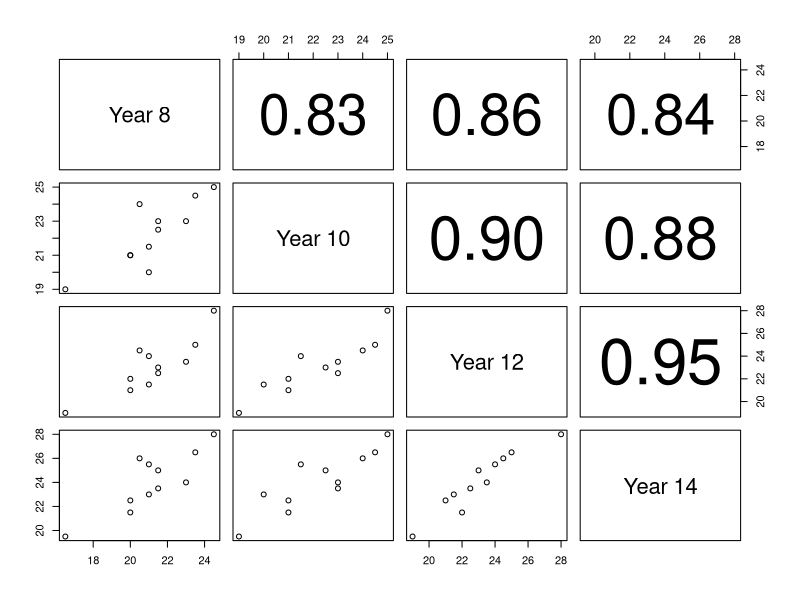
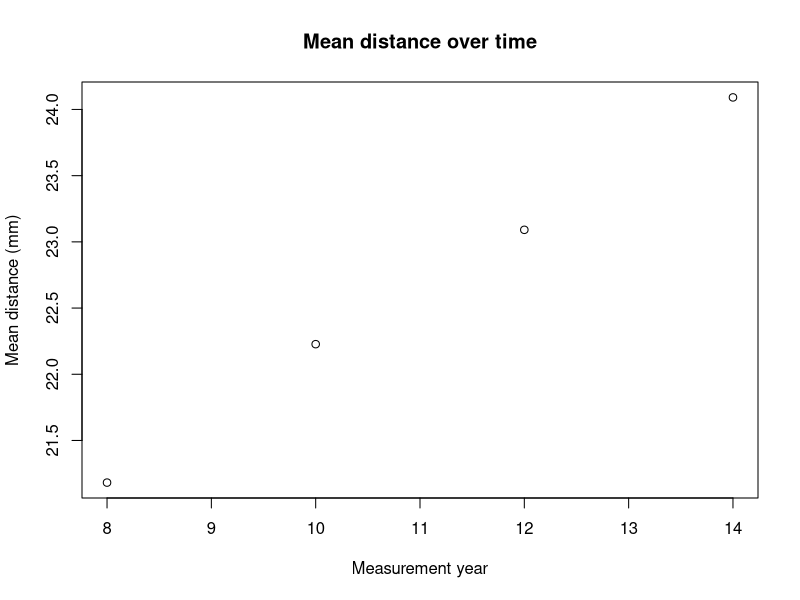
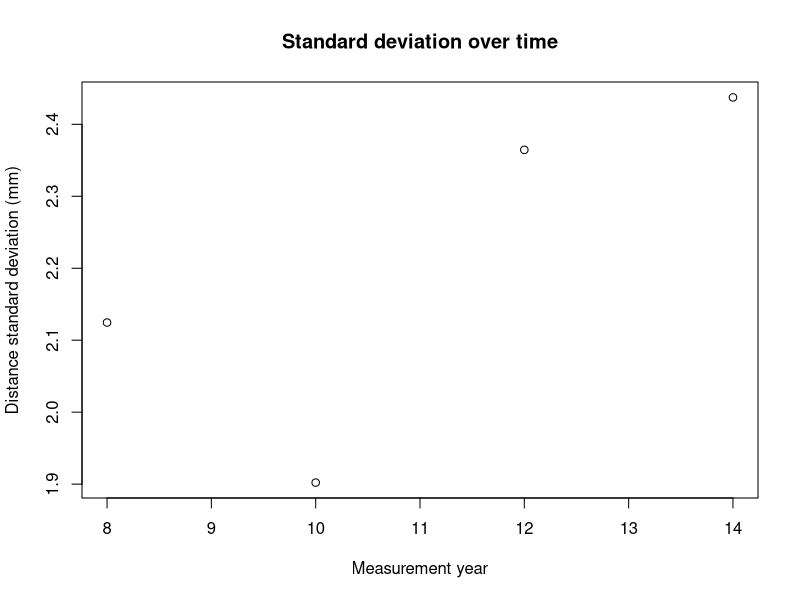

Reproduce these figures in R, in order.
## ---- chunk 1
knitr::opts_chunk$set(echo = TRUE)
## ---- chunk 2
# Read in data
dental.data <- read.csv(file = "data/dental.csv",
                        header = FALSE)

# Sampling vector for later use
years <- c(8, 10, 12, 14)
years.chr <- c("08", "10", "12", "14")

# Add column names
colnames(dental.data) <- c("ID", "gender", paste0("y.", years.chr))

# Subset data
dental.data <- dental.data[dental.data$gender == "F", ]
## ---- chunk 3
# Function to print correlation coefficient; copied shamelessly from pairs documentation
panel.cor <- function(x, y, digits = 2, prefix = "", cex.cor, ...) {
    usr <- par("usr"); on.exit(par(usr))
    par(usr = c(0, 1, 0, 1))
    r <- abs(cor(x, y))
    txt <- format(c(r, 0.123456789), digits = digits)[1]
    txt <- paste0(prefix, txt)
    if(missing(cex.cor)) cex.cor <- 0.8/strwidth(txt)
    text(0.5, 0.5, txt, cex = cex.cor * r)
}

# Create scatterplot of matrices to inspect data
pairs(dental.data[, 3:6], 
      labels = c("Year 8", "Year 10", "Year 12", "Year 14"),
      upper.panel = panel.cor)
## ---- chunk 4
distance.means <- colMeans(x = dental.data[, 3:6])
distance.sd <- apply(X = dental.data[, 3:6], MARGIN = 2, FUN = sd)
## ---- chunk 5
plot(x = c(8, 10, 12, 14),
     y = distance.means,
     xlab = "Measurement year",
     ylab = "Mean distance (mm)",
     main = "Mean distance over time")
## ---- chunk 6
plot(x = c(8, 10, 12, 14),
     y = distance.sd,
     xlab = "Measurement year",
     ylab = "Distance standard deviation (mm)",
     main = "Standard deviation over time")
## ---- chunk 7
dental.var.cov <- cov(dental.data[, 3:6])
dental.var.cov
## ---- chunk 8
cor(dental.data[, 3:6])
## ---- chunk 9
library("tidyr")
# Convert to "long format"
dental.long <- gather(data = dental.data, 
                         key = year, 
                         value = distance,
                         -ID, -gender)
# Add column for treating year as a number
dental.long$year.num <- as.numeric(gsub(pattern = "y.", "", x = dental.long$year))

# Make sure our year column is treated as a factor (and set year 8 as reference)
dental.long$year <- factor(dental.long$year, levels = paste0("y.", years.chr))

# Make sure our ID column is treated as a factor
dental.long$ID <- factor(dental.long$ID)

library("nlme")
# Run full model with parameter for each of the four ages using *ML* parameter estimation
full.ML <- gls(distance ~ year,
                data = dental.long,
                correlation = corSymm(form = ~1|ID), # Unstructured variance-covariance
                weights = varIdent(form = ~ 1|year), 
                method = "ML")
# Get variance-covariance matrix for ML estimate:
full.ML.cov <- getVarCov(obj = full.ML)
rownames(full.ML.cov) <- colnames(full.ML.cov) <- paste0("y.", years.chr)

# Run full model with parameter for each of the four ages using *REML* parameter estimation
full.REML <- gls(distance ~ year,
                 data = dental.long,
                 correlation = corSymm(form = ~1|ID), # Unstructured variance-covariance
                 weights = varIdent(form = ~ 1|year), 
                 method = "REML")
# Get variance-covariance matrix for ML estimate:
full.REML.cov <- getVarCov(obj = full.REML)
rownames(full.REML.cov) <- colnames(full.REML.cov) <- paste0("y.", years.chr)
## ---- chunk 10
full.ML.cov[]
## ---- chunk 11
full.REML.cov[]
## ---- chunk 12
round(full.ML.cov[] - dental.var.cov, 2)
## ---- chunk 13
round(full.REML.cov[] - dental.var.cov, 2)
## ---- chunk 14
round(full.REML.cov[] - full.ML.cov[], 2)
## ---- chunk 15
# Run linear model using *ML* parameter estimation
linear.ML <- gls(distance ~ year.num,
                 data = dental.long,
                 correlation = corSymm(form = ~1|ID), # Unstructured variance-covariance
                 weights = varIdent(form = ~ 1|year.num), 
                 method = "ML")
